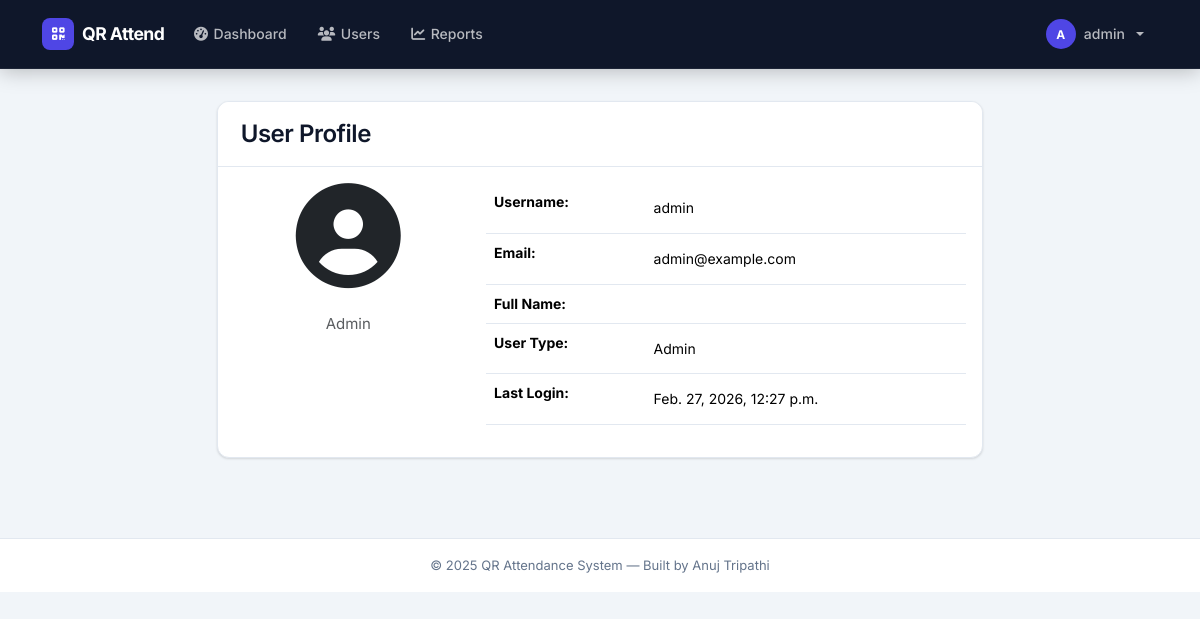
Page /accounts/profile/ (signed in) on the committed database.
### accounts/models.py (models this page shows, shortened)
class CustomUser(AbstractUser):
    USER_TYPE_CHOICES = (
        ('ADMIN', 'Admin'),
        ('TEACHER', 'Teacher'),
        ('STUDENT', 'Student'),
    )
    user_type = models.CharField(max_length=10, choices=USER_TYPE_CHOICES, default='STUDENT')
    class Meta:
        permissions = [
            ("can_manage_users", "Can manage all users"),
            ("can_manage_attendance", "Can manage attendance"),
            ("can_view_reports", "Can view attendance reports"),
        ]
    @property
    def is_admin(self):
        return self.user_type == 'ADMIN'

### accounts/views.py (the view)
# urls.py: path('profile/', views.profile_view, name='profile'),
@login_required
def profile_view(request):
    return render(request, 'accounts/profile.html')

### templates/accounts/profile.html (shortened to what this page needs)
{% extends 'base/base.html' %}
{% block content %}
<div class="row">
    <div class="col-md-8 offset-md-2">
        <div class="card">
            <div class="card-header bg-primary text-white">
                <h4 class="mb-0">User Profile</h4>
            </div>
            <div class="card-body">
                <div class="row">
                    <div class="col-md-4 text-center">
                        <i class="fas fa-user-circle fa-7x mb-3"></i>
                        <p class="text-muted">{{ user.get_user_type_display }}</p>
                    </div>
                    <div class="col-md-8">
                        <table class="table">
                            <tr>
                                <th>Username:</th>
                                <td>{{ user.username }}</td>
                            </tr>
                            <tr>
                                <th>Email:</th>
                                <td>{{ user.email }}</td>
                            </tr>
                            <tr>
                                <th>Full Name:</th>
                                <td>{{ user.get_full_name }}</td>
                            </tr>
                            <tr>
                                <th>User Type:</th>
                                <td>{{ user.get_user_type_display }}</td>
                            </tr>
                            <tr>
                                <th>Last Login:</th>
                                <td>{{ user.last_login }}</td>
                            </tr>
                        </table>
                    </div>
                </div>
            </div>
        </div>
    </div>
</div>
{% endblock %}

### templates/base/base.html (shortened to what this page needs)
{% load static %}
<!doctype html>
<html lang="en">
  <head>
    <link
      href="https://cdn.jsdelivr.net/npm/bootstrap@5.3.2/dist/css/bootstrap.min.css"
      rel="stylesheet"
    />
    <link
      rel="stylesheet"
      href="https://cdnjs.cloudflare.com/ajax/libs/font-awesome/6.5.0/css/all.min.css"
    />
    <link rel="stylesheet" href="{% static 'css/style.css' %}" />
  </head>
  <body>
    <nav class="navbar navbar-expand-lg">
      <div class="container">
        <a class="navbar-brand" href="{% url 'core:home' %}">
          <span class="brand-icon"><i class="fas fa-qrcode"></i></span>
          QR Attend
        </a>
        <div class="collapse navbar-collapse" id="navbarNav">
          <ul class="navbar-nav me-auto gap-1">
            {% if user.is_authenticated %}
            <li class="nav-item">
              <a class="nav-link" href="{% url 'core:home' %}">
                <i class="fas fa-gauge-high"></i> Dashboard
              </a>
            </li>
            {% if user.is_admin %}
            <li class="nav-item">
              <a class="nav-link" href="/admin/accounts/customuser/">
                <i class="fas fa-users"></i> Users
              </a>
            </li>
            <li class="nav-item">
              <a class="nav-link" href="{% url 'attendance:attendance_list' %}">
                <i class="fas fa-chart-line"></i> Reports
              </a>
            </li>
            {% endif %} {% endif %}
          </ul>
          <ul class="navbar-nav">
            {% if user.is_authenticated %}
            <li class="nav-item dropdown">
              <a
                class="nav-link dropdown-toggle"
                href="#"
                id="navbarDropdown"
                role="button"
                data-bs-toggle="dropdown"
                aria-expanded="false"
              >
                <span class="user-avatar">{{ user.username|first }}</span>
                {{ user.username }}
              </a>
            </li>
            {% else %}
            <li class="nav-item">
              <a class="nav-link" href="{% url 'accounts:login' %}">
                <i class="fas fa-right-to-bracket me-1"></i>Login
              </a>
            </li>
            {% endif %}
          </ul>
        </div>
      </div>
    </nav>
    <div class="main-content">{% block content %}{% endblock %}</div>
    <footer class="site-footer">
      &copy; 2025 QR Attendance System &mdash; Built by Anuj Tripathi
    </footer>
  </body>
</html>

### static/css/style.css (style rules this page uses)
:root { --primary: #4f46e5; --primary-dark: #3730a3; --primary-light: #ede9fe; --accent: #06b6d4; --success: #10b981; --warning: #f59e0b; --danger: #ef4444; --surface: #ffffff; --surface-alt: #f8fafc; --border: #e2e8f0; --text: #0f172a; --text-muted: #64748b; --nav-bg: #0f172a; --shadow-sm: 0 1px 3px rgba(0, 0, 0, 0.08), 0 1px 2px rgba(0, 0, 0, 0.06); --shadow: 0 4px 16px rgba(15, 23, 42, 0.1); --shadow-lg: 0 10px 40px rgba(15, 23, 42, 0.14); --radius: 12px; --radius-sm: 8px; --transition: 0.2s ease; }
*, *::before, *::after { box-sizing: border-box; }
body { font-family: "Inter", -apple-system, BlinkMacSystemFont, sans-serif; background-color: #f1f5f9; color: var(--text); font-size: 0.9375rem; line-height: 1.6; min-height: 100vh; }
h1, h2, h3, h4, h5, h6 { font-weight: 600; letter-spacing: -0.02em; color: var(--text); }
a { color: var(--primary); transition: color var(--transition); }
.navbar { background: var(--nav-bg) !important; border-bottom: 1px solid rgba(255, 255, 255, 0.06); padding: 0.75rem 0; box-shadow: 0 2px 20px rgba(0, 0, 0, 0.25); position: sticky; top: 0; z-index: 1030; }
.navbar-brand { font-weight: 700; font-size: 1.1rem; letter-spacing: -0.03em; color: #ffffff !important; display: flex; align-items: center; gap: 0.5rem; }
.navbar-brand .brand-icon { width: 32px; height: 32px; border-radius: 8px; background: var(--primary); display: inline-flex; align-items: center; justify-content: center; font-size: 0.9rem; color: #fff; }
.navbar-nav .nav-link { color: rgba(255, 255, 255, 0.7) !important; font-weight: 500; font-size: 0.875rem; padding: 0.45rem 0.85rem !important; border-radius: 6px; transition: background var(--transition), color var(--transition); display: flex; align-items: center; gap: 0.35rem; }
.navbar .dropdown-toggle { display: flex; align-items: center; gap: 0.5rem; }
.user-avatar { width: 30px; height: 30px; background: var(--primary); border-radius: 50%; display: inline-flex; align-items: center; justify-content: center; font-size: 0.75rem; font-weight: 700; color: #fff; text-transform: uppercase; }
.main-content { max-width: 1200px; margin: 0 auto; padding: 2rem 1.25rem; }
.card { border: 1px solid var(--border); border-radius: var(--radius); box-shadow: var(--shadow-sm); background: var(--surface); transition: box-shadow var(--transition), transform var(--transition); overflow: hidden; }
.card-header { background: var(--surface) !important; border-bottom: 1px solid var(--border) !important; padding: 1.1rem 1.4rem; font-weight: 600; }
.table { border-collapse: separate; border-spacing: 0; font-size: 0.875rem; }
.table tbody tr { transition: background var(--transition), transform var(--transition); border-bottom: 1px solid var(--border); }
.table tbody td { padding: 0.85rem 1rem; vertical-align: middle; border: none; border-bottom: 1px solid var(--border); }
.site-footer { background: var(--surface); border-top: 1px solid var(--border); padding: 1rem 0; margin-top: 3rem; text-align: center; font-size: 0.8125rem; color: var(--text-muted); }

### rows in the picture
CustomUser: username|first "A", username "admin", user_type "Admin", email "admin@example.com", last_login "Feb. 27, 2026, 12:27 p.m."
